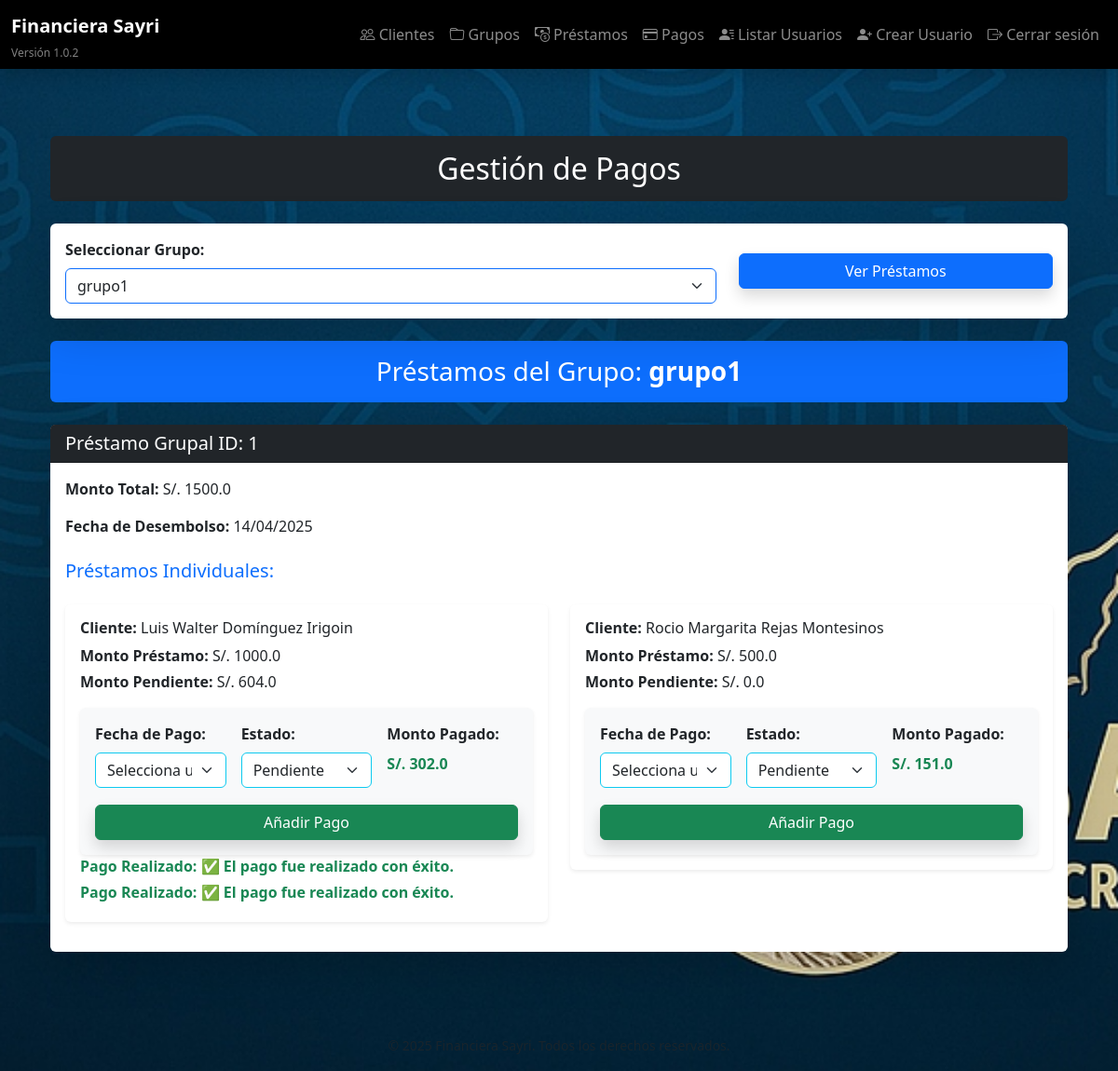
Before: /pagos/pagos?grupo_id=1 (signed in) with the older database file.
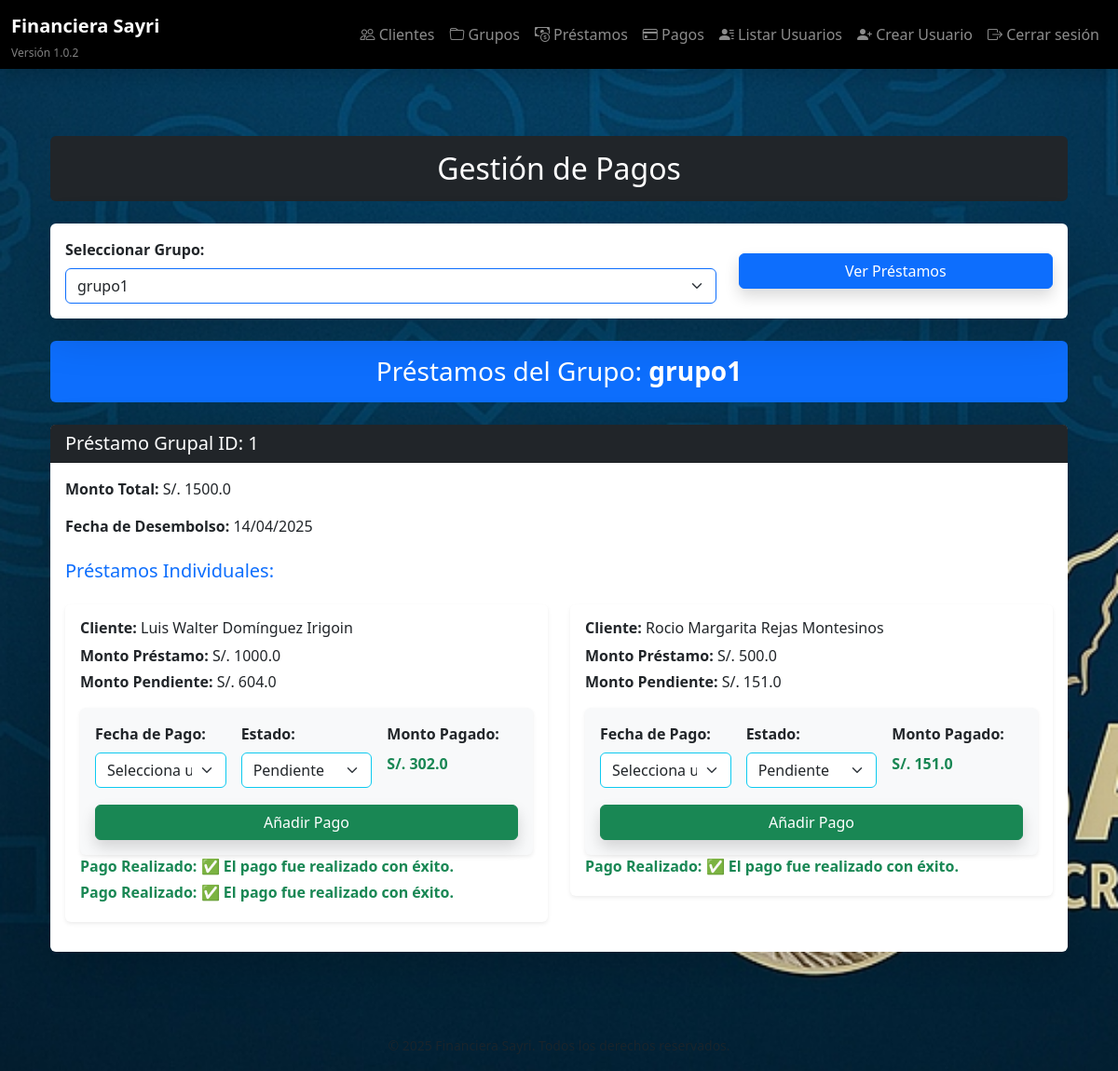
After: the same page with the newer database file.
### models/grupo.py (models this page shows)
class Grupo(db.Model):
    __tablename__ = 'grupo'
    id = db.Column(db.Integer, primary_key=True)
    nombre = db.Column(db.String(100), nullable=False)
    fecha_creacion = db.Column(db.DateTime, default=datetime.utcnow)
    prestamos_grupales = db.relationship('PrestamoGrupal', backref='grupo', lazy=True)
    clientes = db.relationship('Cliente', backref='grupo', lazy=True)

### models/prestamo_grupal.py (models this page shows)
class PrestamoGrupal(db.Model):
    __tablename__ = 'prestamogrupal'
    id = db.Column(db.Integer, primary_key=True)
    grupo_id = db.Column(db.Integer, db.ForeignKey('grupo.id'), nullable=False)
    fecha_desembolso = db.Column(db.Date, nullable=False, default=date.today)  # Valor por defecto: hoy
    prestamos_individuales = db.relationship('PrestamoIndividual', back_populates='prestamo_grupal', cascade='all, delete-orphan', lazy='subquery')
    @property
    def monto_total(self):
        return sum(prestamo.monto for prestamo in self.prestamos_individuales) if self.prestamos_individuales else 0.0

### models/prestamo_individual.py (models this page shows)
class PrestamoIndividual(db.Model):
    __tablename__ = 'prestamoindividual'
    id = db.Column(db.Integer, primary_key=True)
    prestamo_grupal_id = db.Column(db.Integer, db.ForeignKey('prestamogrupal.id'), nullable=False)
    cliente_id = db.Column(db.Integer, db.ForeignKey('cliente.id'), nullable=False)
    monto_pagado = db.Column(db.Float, default=0.0)
    monto = db.Column(db.Float, nullable=False)
    pagos = db.relationship('Pago', back_populates='prestamo_individual', cascade='all, delete-orphan', lazy='subquery')  # Considerar 'subquery' si hay muchos pagos
    prestamo_grupal = db.relationship('PrestamoGrupal', back_populates='prestamos_individuales')
    @property
    def monto_pendiente(self):
        from models.pago import Pago  # Importación dentro del método para evitar ciclos
        monto_pagado = db.session.query(db.func.sum(Pago.monto_pagado)).filter(
        Pago.prestamo_individual_id == self.id,
        Pago.estado.in_(["Pagado", "Incompleto"])  # Filtrar pagos con estos estados
    ).scalar() or 0  # Si no hay pagos, asigna 0
        return float(monto_pagado)  # Conversión a float para evitar problemas con Decimal

### models/cliente.py (models this page shows)
class Cliente(db.Model):
    __tablename__ = 'cliente'
    id = db.Column(db.Integer, primary_key=True)
    nombre = db.Column(db.String(100), nullable=False)
    apellido = db.Column(db.String(100), nullable=False)
    dni = db.Column(db.String(15), unique=True, nullable=False)
    celular = db.Column(db.String(20), nullable=False)
    operadora = db.Column(db.String(50))
    banco = db.Column(db.String(50))
    numero_cuenta = db.Column(db.String(50))
    fecha_registro = db.Column(db.DateTime, default=datetime.utcnow)
    grupo_id = db.Column(db.Integer, db.ForeignKey('grupo.id'), nullable=True)
    prestamos_individuales = db.relationship('PrestamoIndividual', backref='cliente', lazy=True)

### models/pago.py (models this page shows)
class Pago(db.Model):
    __tablename__ = 'pago'
    id = db.Column(db.Integer, primary_key=True)
    cliente_id = db.Column(db.Integer, db.ForeignKey('cliente.id'), nullable=False)
    prestamo_individual_id = db.Column(db.Integer, db.ForeignKey('prestamoindividual.id'), nullable=False)
    monto_pendiente = db.Column(db.Numeric(10, 2), nullable=True)
    monto_pagado = db.Column(db.Numeric(10, 2), nullable=True)
    estado = db.Column(db.String(20), default="Pendiente")
    fecha_pago = db.Column(db.Date, nullable=False)
    cliente = db.relationship('Cliente', backref='pagos')
    prestamo_individual = db.relationship('PrestamoIndividual', back_populates='pagos')

### routes/pagos.py (the view)
@pagos_bp.route('/pagos', methods=['GET'])
@login_required
def lista_pagos():
    grupos = Grupo.query.all()
    grupo_id = request.args.get('grupo_id')
    selected_grupo = None
    prestamos_grupales = []
    if grupo_id:
        selected_grupo = Grupo.query.get(grupo_id)
        if selected_grupo:
            prestamos_grupales = PrestamoGrupal.query.filter_by(grupo_id=selected_grupo.id).all()
    current_date = datetime.today().date()
    return render_template(
        'pagos/pagos.html',
        grupos=grupos,
        selected_grupo=selected_grupo,
        prestamos_grupales=prestamos_grupales,
        current_date=current_date  # Fecha actual
    )

### templates/pagos/pagos.html (shortened to what this page needs)
{% extends "base.html" %}
{% block content %}
<div class="container py-5">
    <h2 class="text-center mb-4 text-white bg-dark p-3 rounded">Gestión de Pagos</h2>
    <div class="card shadow-lg border-0 mb-4">
        <div class="card-body">
            <form method="GET" action="{{ url_for('pagos.lista_pagos') }}">
                <div class="row align-items-center">
                    <div class="col-md-8">
                        <label for="grupo_id" class="form-label fw-semibold">Seleccionar Grupo:</label>
                        <select name="grupo_id" id="grupo_id" class="form-select border-primary" required>
                            {% for grupo in grupos %}
                                <option value="{{ grupo.id }}" {% if grupo.id == selected_grupo.id %}selected{% endif %}>{{ grupo.nombre }}</option>
                            {% endfor %}
                        </select>
                    </div>
                    <div class="col-md-4 d-flex align-items-end">
                        <button type="submit" class="btn btn-primary w-100 shadow">Ver Préstamos</button>
                    </div>
                </div>
            </form>
        </div>
    </div>
    {% if selected_grupo %}
        <h3 class="text-center mb-4 text-white bg-primary p-3 rounded">Préstamos del Grupo: <span class="fw-bold">{{ selected_grupo.nombre }}</span></h3>
        {% for prestamo_grupal in prestamos_grupales %}
            <div class="card mb-4 shadow-lg border-0">
                <div class="card-header bg-dark text-white">
                    <h5 class="mb-0">Préstamo Grupal ID: {{ prestamo_grupal.id }}</h5>
                </div>
                <div class="card-body">
                    <p><strong>Monto Total:</strong> S/. {{ prestamo_grupal.monto_total }}</p>
                    <p><strong>Fecha de Desembolso:</strong> {{ prestamo_grupal.fecha_desembolso.strftime('%d/%m/%Y') }}</p>
                    <h5 class="mt-4 text-primary">Préstamos Individuales:</h5>
                    <div class="row">
                        {% for prestamo in prestamo_grupal.prestamos_individuales %}
  <div class="col-md-6">
    <div class="card my-3 border-0 shadow-sm">
      <div class="card-body">
        <h6 class="mb-2 text-dark"><strong>Cliente:</strong> {{ prestamo.cliente.nombre }} {{ prestamo.cliente.apellido }}</h6>
        <p class="mb-1"><strong>Monto Préstamo:</strong> S/. {{ prestamo.monto }}</p>
        <p class="mb-1"><strong>Monto Pendiente:</strong> S/. {{ prestamo.monto_pendiente }}</p>
        <form action="{{ url_for('pagos.agregar_pago', prestamo_id=prestamo.id) }}" method="POST" class="mt-3 p-3 bg-light shadow-sm rounded">
          <div class="row g-3">
            <div class="col-md-4">
              <label class="form-label fw-semibold">Fecha de Pago:</label>
              <select name="fecha_pago" class="form-select border-info" required>
                <option value="">Selecciona una fecha</option>
              </select>
            </div>
            <div class="col-md-4">
              <label class="form-label fw-semibold">Estado:</label>
              <select name="estado_pago" id="estado_pago_{{ prestamo.id }}" class="form-select border-info estado-pago" required data-prestamo-id="{{ prestamo.id }}">
                <option value="Pendiente">Pendiente</option>
              </select>
            </div>
            <div class="col-md-4" id="monto_pagado_container_{{ prestamo.id }}">
              <label class="form-label fw-semibold">Monto Pagado:</label>
              <p class="fw-bold text-success" id="monto_pagado_{{ prestamo.id }}">S/. {{ prestamo.monto_pagado }}</p>
            </div>
            <div class="col-12">
              <button type="submit" class="btn btn-success w-100 shadow">Añadir Pago</button>
            </div>
          </div>
        </form>
        {% for pago in prestamo.pagos %}
          {% if pago.estado == 'Pagado' %}
            <p class="mb-1 text-success fw-bold"><strong>Pago Realizado:</strong> ✅ El pago fue realizado con éxito.</p>
          {% endif %}
        {% endfor %}
      </div>
    </div>
  </div>
{% endfor %}
                    </div>
                </div>
            </div>
        {% endfor %}
    {% endif %}
</div>
{% endblock %}

### templates/base.html (shortened to what this page needs)
<!DOCTYPE html>
<html lang="es">
<head>
    <link href="https://cdn.jsdelivr.net/npm/bootstrap@5.3.2/dist/css/bootstrap.min.css" rel="stylesheet">
    <link rel="stylesheet" href="https://cdn.jsdelivr.net/npm/bootstrap-icons/font/bootstrap-icons.css">
    <link rel="stylesheet" href="{{ url_for('static', filename='styles.css') }}">
</head>
<body class="bg-dark text-light">
    <header class="navbar navbar-expand-lg navbar-dark bg-black shadow">
        <div class="container-fluid d-flex flex-column flex-lg-row align-items-start align-items-lg-center">
            <div class="d-flex flex-column">
                <a class="navbar-brand fw-bold" href="/">Financiera Sayri</a>
                <small class="text-white-50" style="font-size: 0.75rem;">Versión 1.0.2</small>
            </div>
            <div class="collapse navbar-collapse justify-content-end mt-2 mt-lg-0" id="navbarNav">
                <ul class="navbar-nav">
                    <li class="nav-item">
                        <a class="nav-link" href="{{ url_for('clientes.lista_clientes') }}">
                            <i class="bi bi-people"></i> Clientes
                        </a>
                    </li>
                    <li class="nav-item">
                        <a class="nav-link" href="{{ url_for('grupos.lista_grupos') }}">
                            <i class="bi bi-folder"></i> Grupos
                        </a>
                    </li>
                    <li class="nav-item">
                        <a class="nav-link" href="{{ url_for('prestamos_grupales.lista_prestamos_grupales') }}">
                            <i class="bi bi-cash-coin"></i> Préstamos
                        </a>
                    </li>
                    <li class="nav-item">
                        <a class="nav-link" href="{{ url_for('pagos.lista_pagos') }}">
                            <i class="bi bi-credit-card"></i> Pagos
                        </a>
                    </li>
                    {% if current_user.is_authenticated and current_user.rol.nombre == 'admin' %}
                        <li class="nav-item">
                            <a class="nav-link" href="{{ url_for('admin.listar_usuarios') }}">
                                <i class="bi bi-person-lines-fill"></i> Listar Usuarios
                            </a>
                        </li>
                        <li class="nav-item">
                            <a class="nav-link" href="{{ url_for('admin.crear_usuario') }}">
                                <i class="bi bi-person-plus-fill"></i> Crear Usuario
                            </a>
                        </li>
                    {% endif %}
                    {% if current_user.is_authenticated %}
                        <li class="nav-item">
                            <a class="nav-link" href="{{ url_for('login.logout') }}">
                                <i class="bi bi-box-arrow-right"></i> Cerrar sesión
                            </a>
                        </li>
                    {% endif %}
                </ul>
            </div>
        </div>
    </header>
    <main class="container mt-4">
        {% block content %}
        {% endblock %}
    </main>
    <footer class="text-center text-muted py-3">
        <small>&copy; 2025 Financiera Sayri. Todos los derechos reservados.</small>
    </footer>
</body>
</html>

### static/styles.css (style rules this page uses)
body { background: url('/static/images/fondo.jpg') no-repeat center center fixed; background-size: cover; color: white; }

Changed rows visible on the page:
changed PrestamoIndividual "Rocio Margarita": gains Pago (shows "Pago Realizado:", estado "✅ El pago fue realizado con éxito."); monto_pendiente "0.0" → "151.0"
